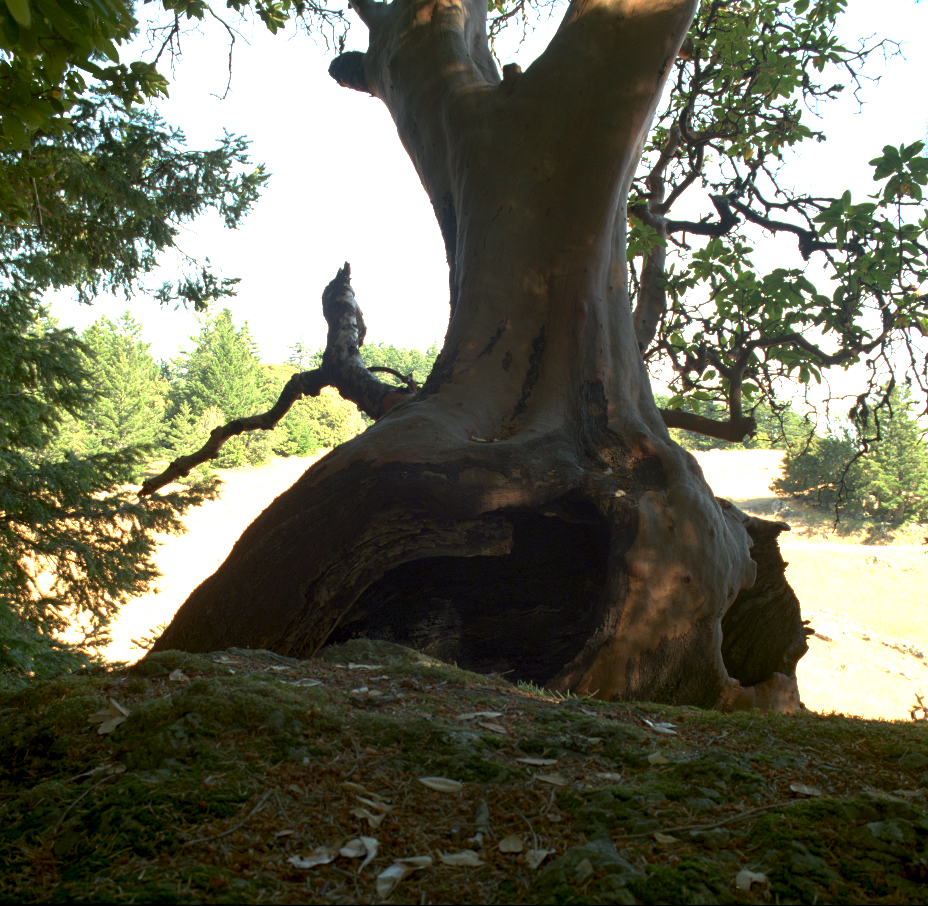
#> input picture hdr-bilder/Tree/Tree_00032.png, 928 x 906 px
$ jupyter execute Glatting.ipynb
#> lines starting #> are read from the running program, lines starting #| are printed output that depends on the picture
### src/Grayscale.py
import numpy as np
import imageio

# [20 lines left out: function grayscale, not called in this run]

def rgb2gray(file):
    """
    Konverterer bildet til gråtoner

    Løser de likningen med de ulike fargekanalene

    Parameters
    ---------
    file : picture
        Bildet som skal konverteres til gråtoner

    Returns
    Picture:
        Kopi av originalbildet i gråtoner
    -------
    """
    pic =  imageio.imread(file)
    r, g, b = pic[:,:,0], pic[:,:,1], pic[:,:,2]
    gray = (0.2989 * r + 0.5870 * g + 0.1140 * b) / 255

    return gray

### src/Glatting.py
import numpy as np
import unittest

def eksplisittGlatting(im, orig_im, k):
    """
    Løser diffusjonslikningen

    Løser du/dt= d**2u/dx**2 +d**2u/dy**2 med n tider

    Paramters
    ---------
    im : bildet
        Bildet som skal glattes
    orig_im : originalt bilde
        Bild som ikke endres på
    k : konstant
        Styrer hvor mye bildet skal glattes
    Returns
    -------
    im:
	Et glattet bilde
    """
    image = im
    iteration = 50
    delta_t = 1 / iteration

    for i in range(iteration):
        laplace = (image[0:-2, 1:-1] +
            image[2:, 1:-1] +
            image[1:-1, 0:-2] +
            image[1:-1, 2:] -
            4 * image[1:-1, 1:-1])
        h = k*delta_t*(image[1:-1, 1:-1] - orig_im[1:-1, 1:-1])
        image[1:-1, 1:-1] += .25 * (laplace - h)
        image[:, 0] = image[:, 1]      # Neumann randbetingelse
        image[:, -1] = image[:, -2]
        image[0, :] = image[1, :]
        image[-1, :] = image[-2 , :]
        image[image < 0] = 0           # klipp til lovlige verdier
        im[im > 1] = 1
    return im

### src/ImageView.py
import matplotlib.pyplot as plt

def view(original, ny1, BW, ny2, text):
    """
    Viser bildene ved siden av hverandre.

    Original, svart-hvit og glattet

    Parameters
    ---------
    original : Bildefil
               Pathen til filen der original bildet befinner seg uten andvending
    ny1       : Bildefil
                Bildet som har blitt anvendt
    BW       : Bildefil
               Pathen til filen der svart-hvit bildet befinner seg
    ny       : Bildefil
               Bildet som har blitt anvendt i svart-hvitt
    text     : text
               Tittelen på bildet som er anvendt
    """
    plt.figure(figsize=(16, 8))
    plt.subplot(131)
    plt.imshow(original, plt.cm.gray)
    plt.title('Originalbilde')
    plt.axis('off')

    plt.subplot(132)
    plt.imshow(ny1, plt.cm.gray)
    plt.title(text)
    plt.axis('off')

    plt.subplots_adjust(wspace=0.02, hspace=0.02, top=0.9, bottom=0, left=0,right=1)

    plt.figure(figsize=(16, 8))
    plt.subplot(131)
    plt.imshow(BW, plt.cm.gray)
    plt.title('Gråskala')
    plt.axis('off')

    plt.subplot(132)
    plt.imshow(ny2, plt.cm.gray)
    plt.title(text)
    plt.axis('off')

    plt.subplots_adjust(wspace=0.02, hspace=0.02, top=0.9, bottom=0, left=0,right=1)

# [98 lines left out: functions viewInpaint, singleView, viewDemosaic, not called in this run]

### src/Glatting.ipynb
[cell 1]
import numpy as np
import matplotlib.pyplot as plt
import imageio
import Grayscale as gray
import eksplisitt as eks
import ImageView as imv
from Glatting import eksplisittGlatting

Tree   = '../hdr-bilder/Tree/Tree_00032.png'
Balls  = '../hdr-bilder/Balls/Balls_00032.png'

constant = 1.3

[cell 2]
def glatting(file, k):
    orig_im = imageio.imread(file).astype(float)/255     #Originalbilde
    im = np.copy(orig_im)
    orig_gray_im =  gray.rgb2gray(file)
    gray_im =  gray.rgb2gray(file)

    im = im + .05 * np.random.randn(* np.shape(im))        #legger på tilfeldig støy
    gray_im = gray_im + .05 * np.random.randn(* np.shape(gray_im)) #legger på tilfeldig støy

    im = eksplisittGlatting(im, orig_im, k)
    gray_im = eksplisittGlatting(gray_im, orig_gray_im, k)

    imv.view(orig_im, im, orig_gray_im, gray_im, "Glatting")

[cell 3]
glatting(Tree, constant)
#> in rgb2gray, pic is the input picture: shape (906, 928, 3); mean R, G, B 104.5, 105.2, 86.5
#> call 2 of eksplisittGlatting, with k = 1.3
#> after the loop in eksplisittGlatting (call 2), `for i in range(iteration):`:
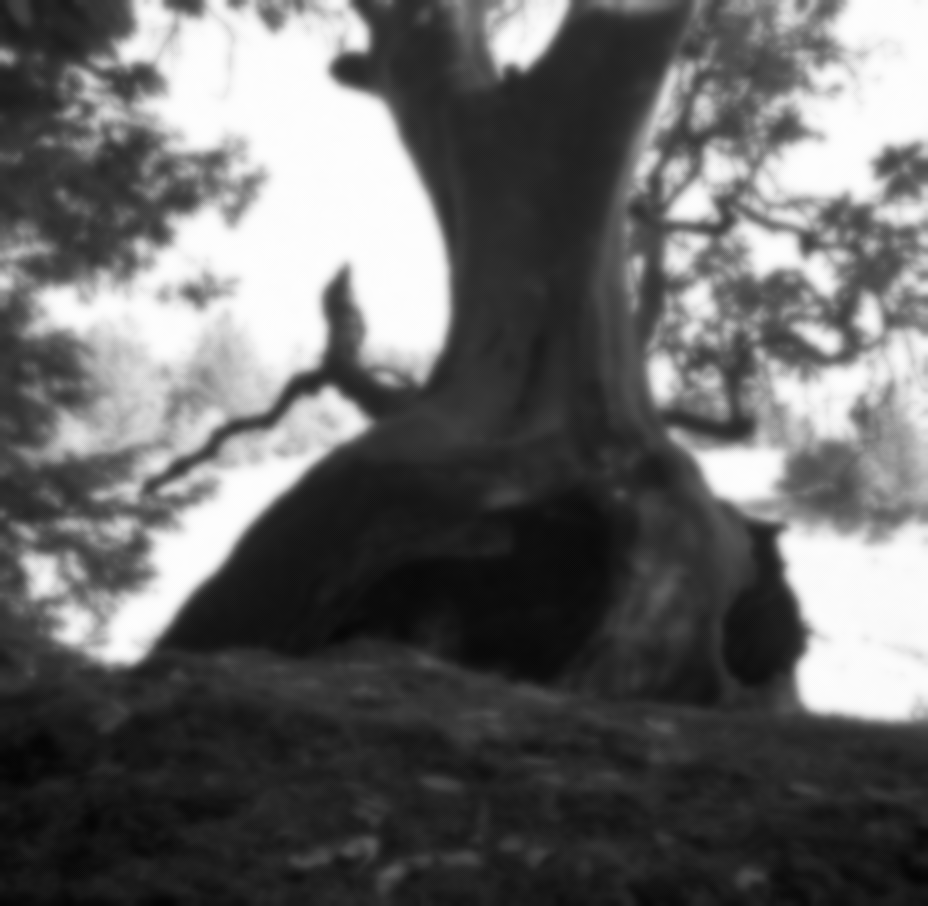
#> im: shape (906, 928) float64; min 0.0185, max 0.999, mean 0.402

[cell 4]
glatting(Balls, constant)
#> call 2 of glatting, with file = '../hdr-bilder/Balls/Balls_00032.png', k = 1.3
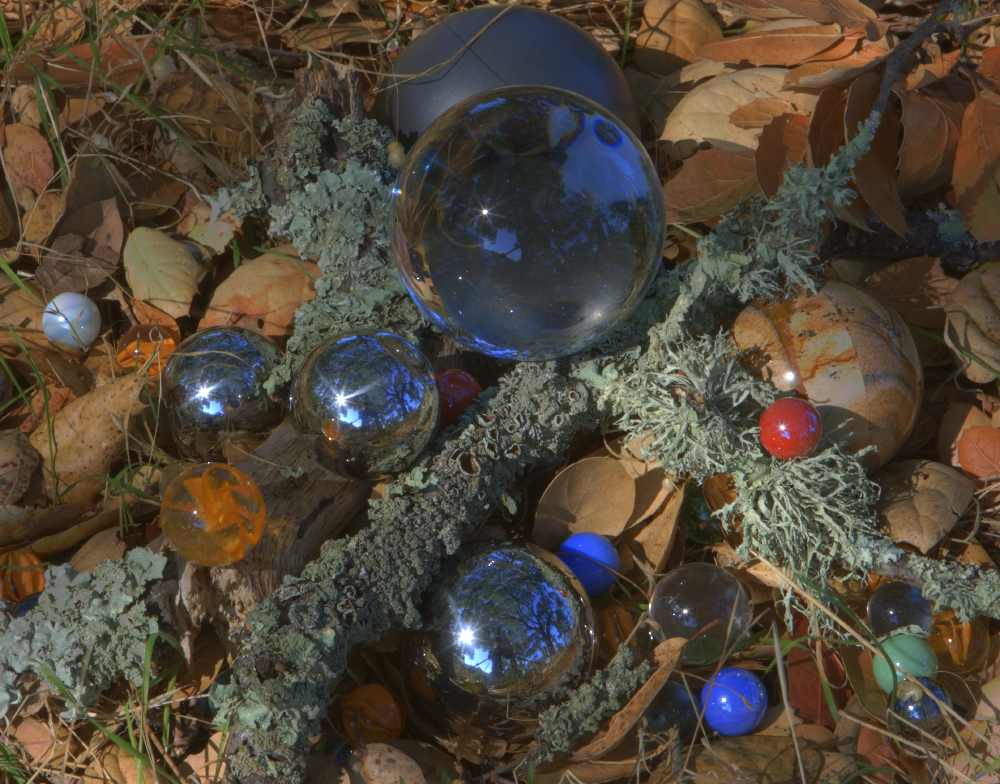
#> input picture hdr-bilder/Balls/Balls_00032.png, 1000 x 784 px
#> in rgb2gray, pic is the input picture: shape (784, 1000, 3); mean R, G, B 80.1, 70.5, 57.4
#> the loop in eksplisittGlatting (call 3), `for i in range(iteration):` made 50 passes
#> pass 1, in eksplisittGlatting (call 3), `laplace = (image[0:-2, 1:-1] + image[2:, 1:-1] + image[1:-1, 0:-2] + i..`:
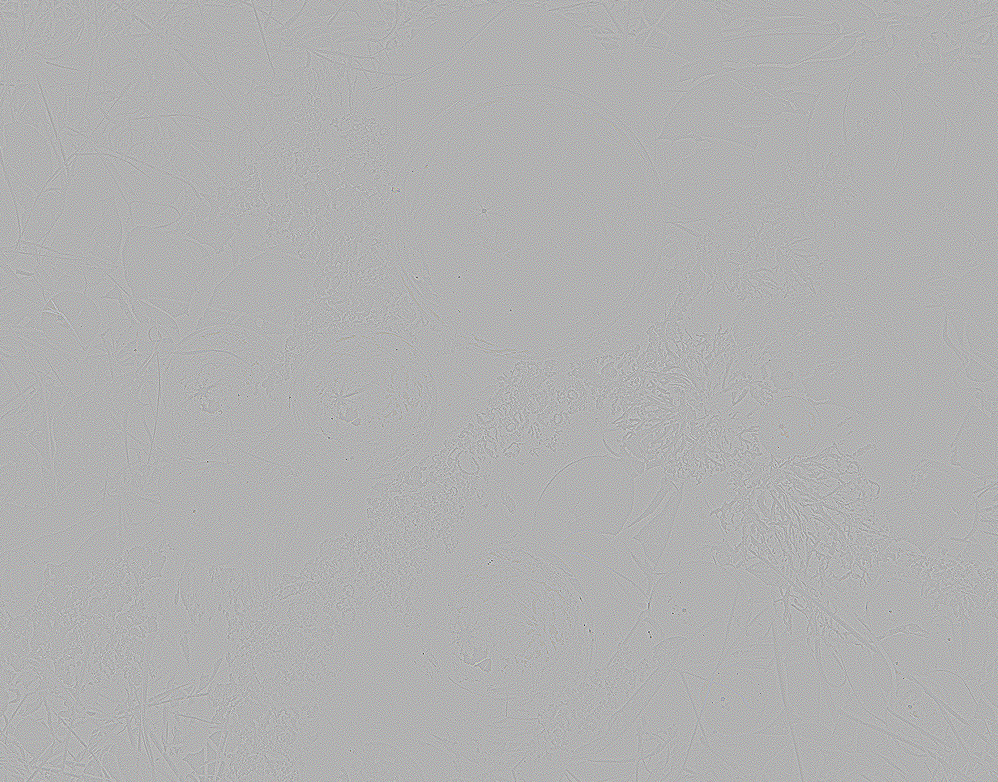
#> laplace: shape (782, 998, 3) float64; mean R, G, B 8.9e-06, 1.94e-05, 1.2e-05; drawn with min black and max white
#> call 4 of eksplisittGlatting, with k = 1.3
#> the loop in eksplisittGlatting (call 4), `for i in range(iteration):` made 50 passes
#> pass 1, in eksplisittGlatting (call 4), `h = k*delta_t*(image[1:-1, 1:-1] - orig_im[1:-1, 1:-1])`:
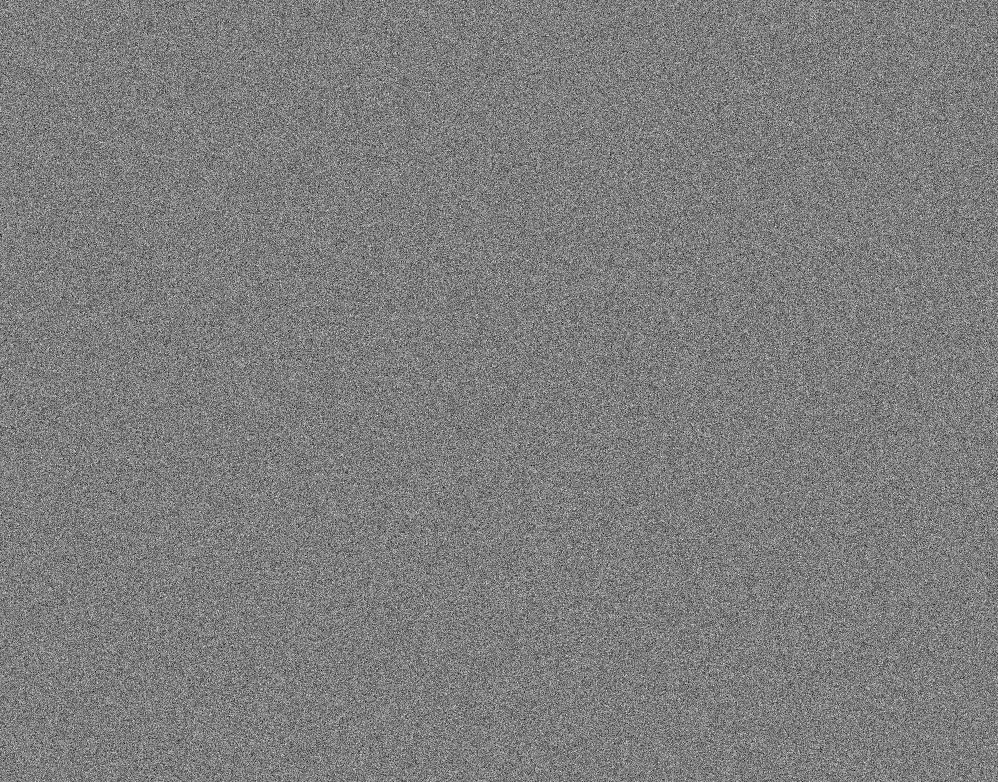
#> h: shape (782, 998) float64; min -0.00591, max 0.00607, mean 2.05e-06; drawn with min black and max white
#> after the loop in eksplisittGlatting (call 4), `for i in range(iteration):`:
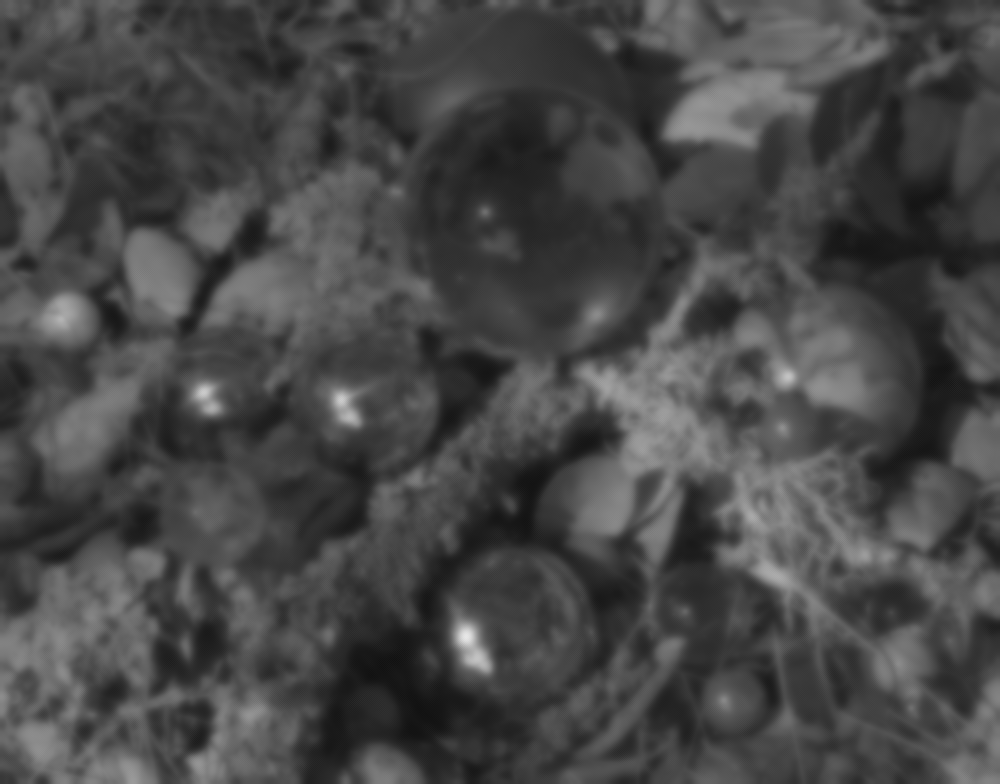
#> im: shape (784, 1000) float64; min 0.0671, max 0.909, mean 0.282
